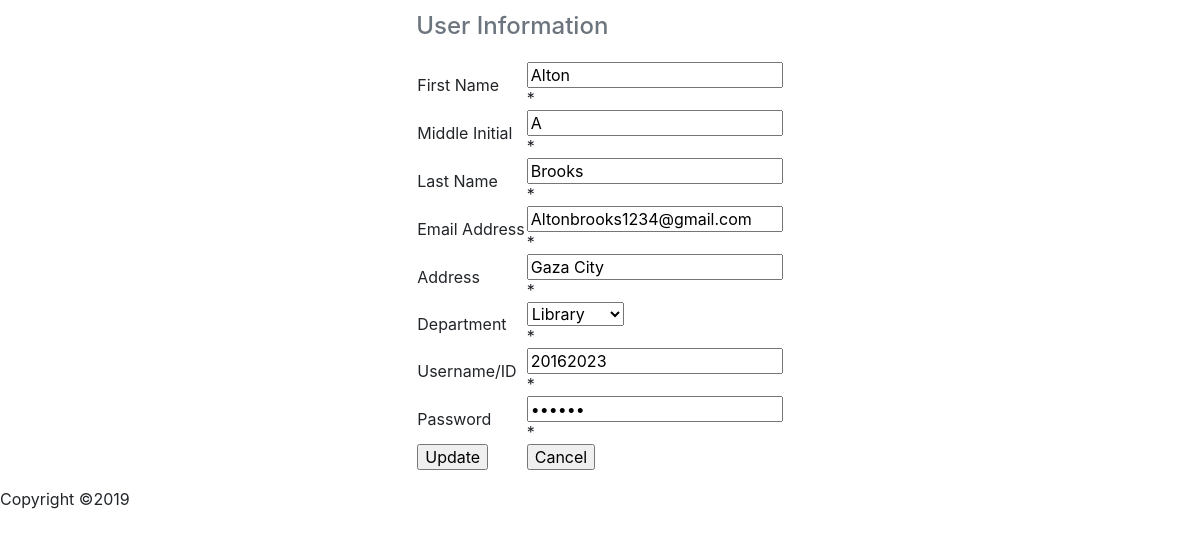
Screenshot of /Updatelibrarian.php?count=1 with the database file from the repository.
### tables this page shows
CREATE TABLE `librarian` (
  `count` int(11) NOT NULL,
  `id` varchar(12) NOT NULL,
  `fname` varchar(55) NOT NULL,
  `mname` varchar(55) NOT NULL,
  `lname` varchar(55) NOT NULL,
  `email` varchar(55) NOT NULL,
  `address` varchar(100) NOT NULL,
  `department` varchar(55) NOT NULL,
  `pass` varchar(12) NOT NULL,
  `conpass` varchar(12) NOT NULL,
  `admin` varchar(4) NOT NULL
);

### Updatelibrarian.php (the view, shortened to what this page needs)
<html>
    <link rel="stylesheet" href="https://maxcdn.bootstrapcdn.com/bootstrap/4.0.0/css/bootstrap.min.css">
<link href="https://stackpath.bootstrapcdn.com/font-awesome/4.7.0/css/font-awesome.min.css" rel="stylesheet">
    <?php
 $emailerr=$addresserr=$depoerr=$usererr=$fnameerr=$mnameerr=$lnameerr=$passerr='';
     include "database.php";
    $count=$_GET['count'];
    $sql="select * from librarian where count='$count'";
     $result=mysqli_query($dbh,$sql);
    $check=mysqli_fetch_array($result);
    ?>
<body>
    <form method="POST">
<table align="center">
<caption style="caption-side: top;" ><h4>User Information</h4></caption>
    <tr>
<td> First Name</td><td><input type="text" name="fname" placeholder="Enter First Name" value="<?php echo $check['fname']; ?>"><br> <span class="error">* <?php echo $fnameerr;?></span></td>
     </tr>
     <tr>
<td> Middle Initial</td><td><input type="text" name="mname" placeholder="Enter Middle Initial" value="<?php echo $check['mname']; ?>"><br> <span class="error">* <?php echo $mnameerr;?></span></td>
     </tr>
    <tr>
<td> Last Name</td><td><input type="text" name="lname" placeholder="Enter Last Name" value="<?php echo $check['lname']; ?>"><br> <span class="error">* <?php echo $lnameerr;?></span></td>
     </tr>
     <tr>
<td> Email Address</td><td><input type="email" name="email" placeholder="Enter Email" value="<?php echo $check['email']; ?>"><br> <span class="error">* <?php echo $emailerr;?></span></td>
     </tr>
     <tr>
<td> Address</td><td><input type="text" name="address" placeholder="Enter Address" value="<?php echo $check['address']; ?>"><br> <span class="error">* <?php echo $addresserr;?></span></td>
     </tr>
 <tr>
<td> Department</td> <td><select name='depo' placeholder="Department"  >
           <option ><?php echo $check['department']; ?></option>
           </select> <br> <span class="error">* <?php echo $depoerr;?></span></td>
     </tr>
     <tr>
<td> Username/ID</td><td><input type="text" name="user" placeholder="Enter Username/ID" value="<?php echo $check['id']; ?>"> <br> <span class="error">* <?php echo $usererr;?></span></td>
     </tr>
    <tr>
<td> Password</td><td><input type="password" name="pass" placeholder="Enter Password" maxlength="12" pattern=".{6,}" title="Only 6 to 9 characters" value="<?php echo $check['pass']; ?>"><br> <span class="error">* <?php echo $passerr;?></span></td>
     </tr>
       <tr>
<td><input type="submit" name="update" value="Update"></td>
<td><input type="submit" name="cancel" value="Cancel"></td>
     </tr>
    </table>
        </form>
</body>
<footer >Copyright &copy;2019</footer>
</html>

### rows the page displays
librarian: fname "Alton", mname "A", lname "Brooks", email "Altonbrooks1234@gmail.com", address "Gaza City", depo "Library", user "20162023"
